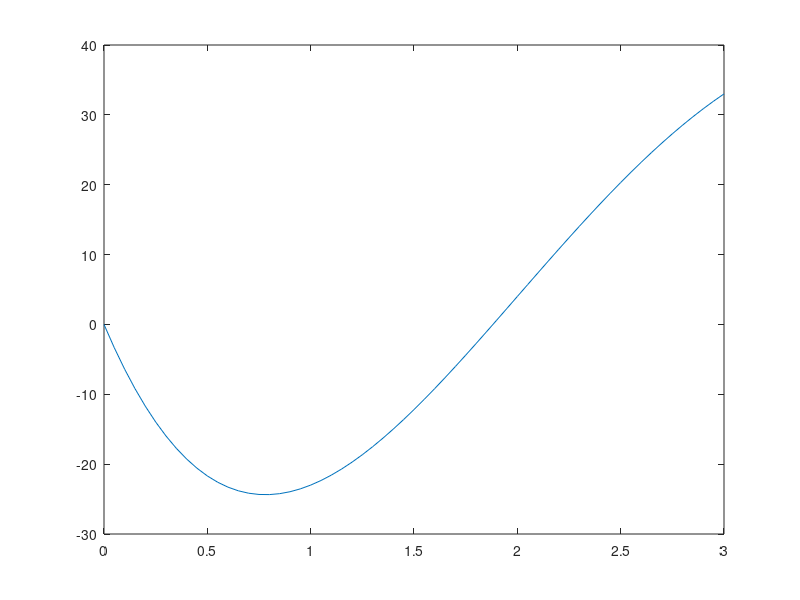
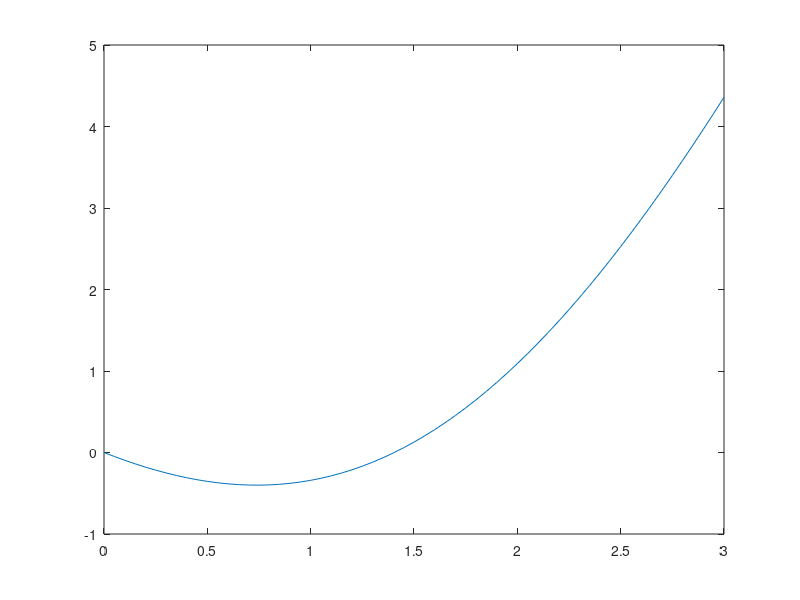
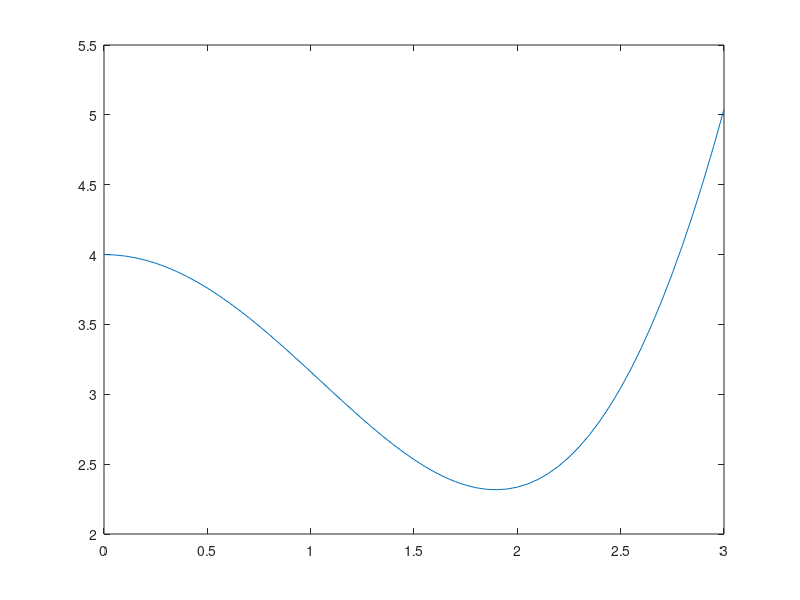
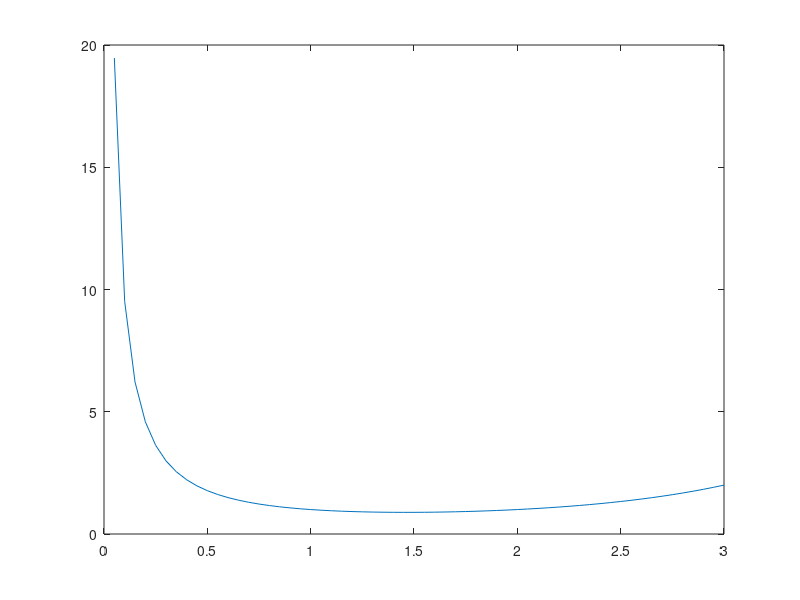

The MATLAB script that drew these images, in order:
%% Numerical Analysis: Assignment 7
% Ryan Dejesus
% Daniel Gollahon
% Ron Quan

%% Review 6.1

%% Review 6.2

%% Review 6.8

%% Review 6.9

%% Review 6.10

%% Review 6.14

%% Exercise 6.3

%% Exercise 6.4

%% Computer Problem 6.3

%% 
%  (a)
fa = @(x) (x.^4 - 14*x.^3 + 60*x.^2 - 70*x);
a_min = fminbnd(fa,0,3)
figure(1)
plot(0:.05:3,fa(0:.05:3))

%%
%  (b)
fb = @(x) (0.5*x.^2 - sin(x));
b_min = fminbnd(fb,0,3)
figure(2)
plot(0:.05:3,fb(0:.05:3))

%%
%  (c)
fc = @(x) (x.^2 + 4*cos(x));
c_min = fminbnd(fc,0,3)
figure(3)
plot(0:.05:3,fc(0:.05:3))

%% 
%  (d)
fd = @(x) (gamma(x));
d_min = fminbnd(fd,0,3)
figure(4)
plot(0:.05:3,fd(0:.05:3))

%%
% The plots demonstrate that the functions are unimodal because there is only
% one possible minimum over the specified interval.